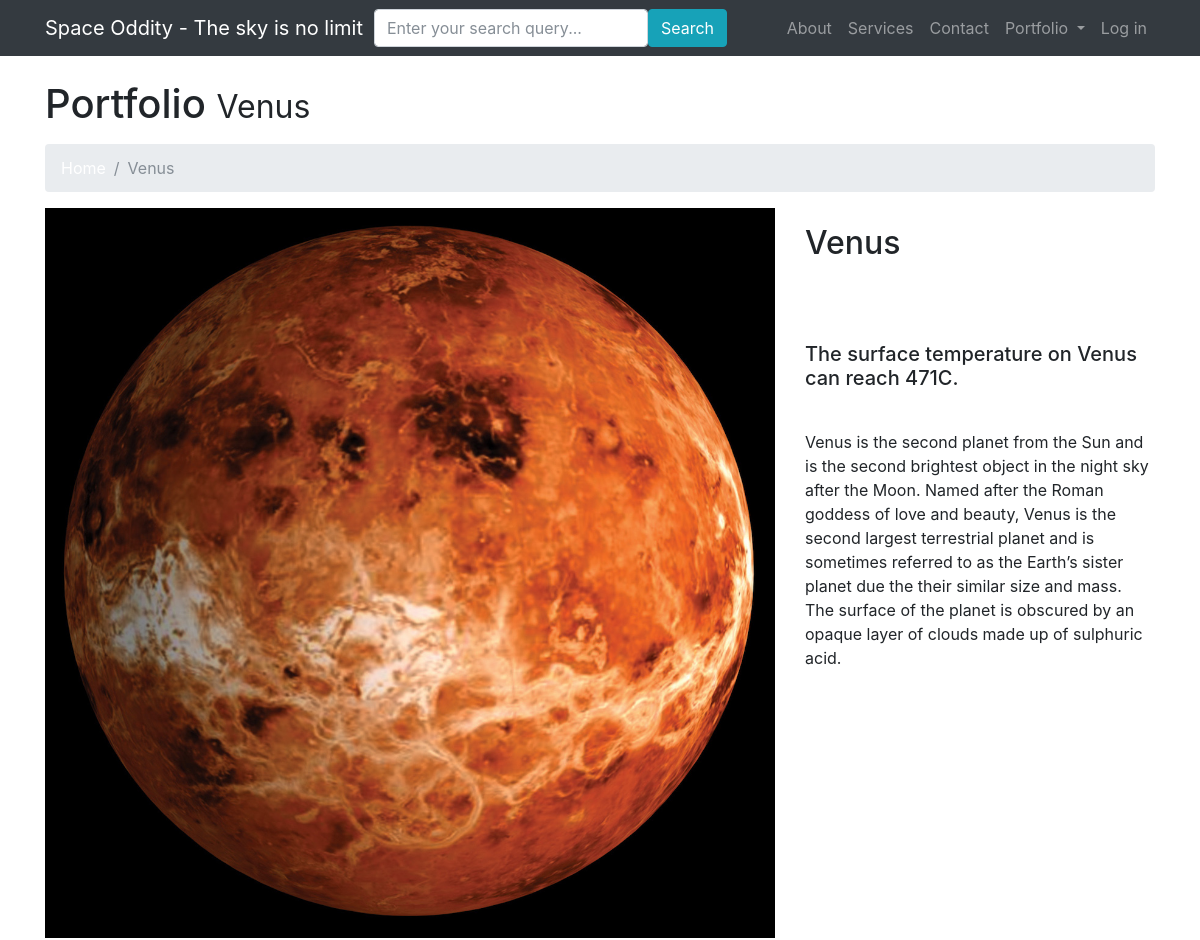
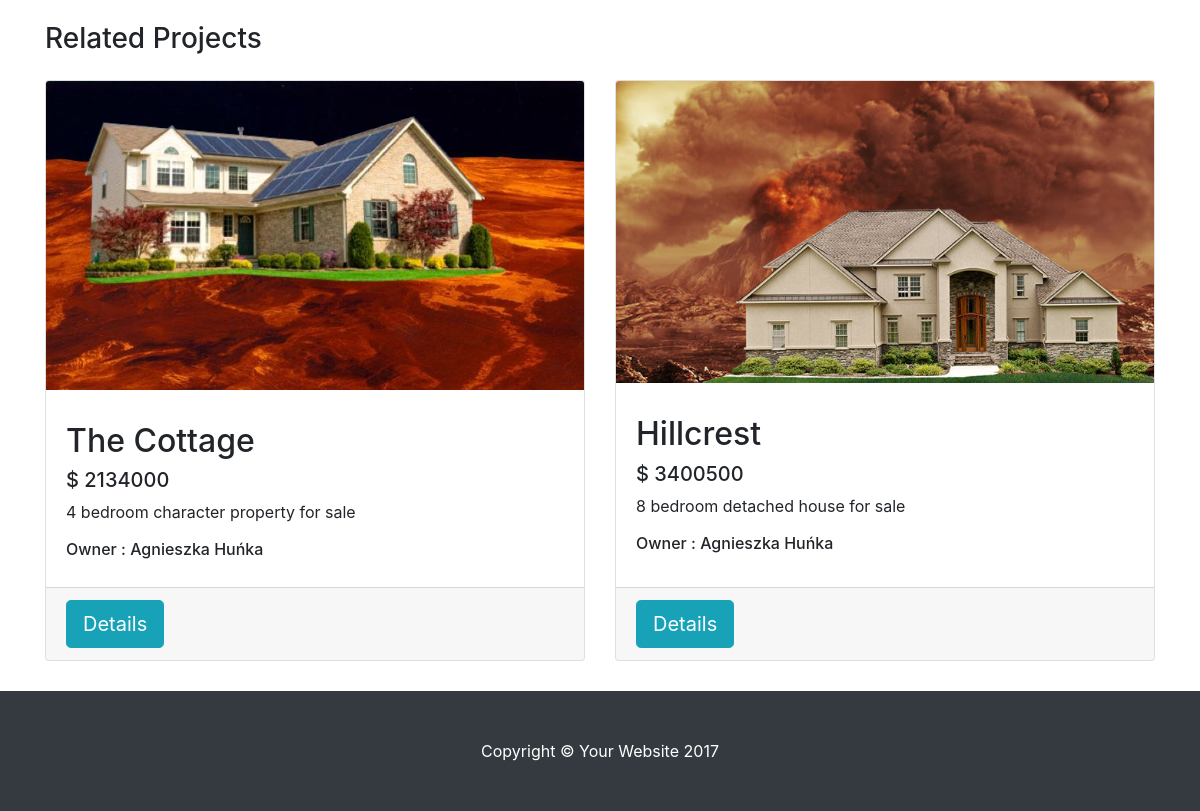
The app's page /planet/1 with its own data (2 pictures, top to bottom).
### main_app/models.py (models this page shows, shortened)
class Planet(models.Model):
    name = models.CharField(max_length=50)
    main_photo = models.CharField(max_length=100)
    small_photo = models.CharField(max_length=100)
    description = models.CharField(max_length=100)
    description_long = models.CharField(max_length=1000)

class House(models.Model):
    price = models.IntegerField()
    planet = models.ForeignKey(Planet, related_name='houses')
    owner = models.ForeignKey(User, related_name='houses', blank=True, null=True)
    name = models.CharField(max_length=50)
    house_photo = models.CharField(max_length=100)
    house_desc_short = models.CharField(max_length=150)
    house_desc_long = models.CharField(max_length=1500)
    size_m = models.IntegerField()
    bedroom_no = models.IntegerField()

### main_app/views.py (the view)
# urls.py: url(r'^planet/(?P<planet_id>[0-9]+)', views.planet, name='planet'),
def planet(request, planet_id):
    if request.method == 'POST':
        form = SearchForm(request.POST)
        if form.is_valid():
            return redirect('search_results', form.cleaned_data['query'])
    else:
        form = SearchForm()
    params = generate_params()
    planet = get_object_or_404(models.Planet, id=planet_id)
    params['planet'] = planet
    params['form'] = form
    return render(request, 'planet.html', params)

### main_app/forms.py
class SearchForm(forms.Form):
    query = forms.CharField( label=False, widget=forms.TextInput(attrs={'class':'form-control','placeholder':'Enter your search query...'}))

### main_app/views.py (called while the page is built)
def generate_params():
    user = User.objects.first()
    properties = user.houses.all()
    total_value = sum([house.price for house in properties])
    planets = models.Planet.objects.all()
    context = {
        'planets': planets,
        'user': User.objects.first(),
        'total_value': total_value,
    }
    return context

### templates/planet.html (shortened to what this page needs)
<!DOCTYPE html>
<html lang="en">
{% extends 'index.html' %}
{% block body_block %}
<div class="container">
  <h1 class="mt-4 mb-3">Portfolio <small>{{planet.name}}</small> </h1>
  <ol class="breadcrumb">
    <li class="breadcrumb-item">
      <a href="{% url 'index' %}">Home</a>
    </li>
    <li class="breadcrumb-item active">{{planet.name}}</li>
  </ol>
  <div class="row">
    <div class="col-md-8">
      <img class="img-fluid" src={{planet.small_photo}}  alt="">
    </div>
    <div class="col-md-4">
      <h2 class="my-3">{{planet.name}}</h2>
      <br>
      <br>
      <h5 class="my-3">{{planet.description}}</h5>
      <br>
      <p>{{planet.description_long}}</p>
    </div>
  </div>
  <h3 class="my-4">Related Projects</h3>
  <div class="row">
      {% for house in planet.houses.all %}
      <div class="col-lg-6 portfolio-item">
          <div class="card h-100">
            <a href="#"><img class="card-img-top" src={{house.house_photo}} alt=""></a>
            <div class="card-body">
              <h4 class="card-title">
                <h2 href="#">{{ house.name }}</h2>
              </h4>
              <h5>$ {{ house.price }}</h5>
              <p class="card-text">{{ house.house_desc_short}}</p>
                <h6>Owner : {{ house.owner.first_name }} {{ house.owner.last_name }}</h6>
            </div>
            <div class="card-footer">
                <a href = "{% url 'house' house.id  %}">
                    <button type="button" class="btn btn-info btn-lg">Details</button>
                </a>
            </div>
          </div>
        </div>
      {% endfor %}
  </div>
</div>
    {% endblock %}

### templates/index.html (shortened to what this page needs)
<!DOCTYPE html>
<html lang="en">
{% block header %}
<head>
    <link href="/static/css/bootstrap.min.css" rel="stylesheet">
    <link href="/static/css/font-awesome.css" rel="stylesheet">
    <link href="/static/css/modern-business.css" rel="stylesheet">
</head>
<body>
<nav class="navbar fixed-top navbar-expand-lg navbar-dark bg-dark fixed-top">
    <div class="container">
        <a class="navbar-brand" href="{% url 'index' %}">Space Oddity - The sky is no limit</a>
        <form class="form-inline" method="post">
            <div class="form-row">
                {{ form }}
                <button class="btn btn-info pull-right" type="submit">Search</button>
            </div>
        </form>
        <div class="collapse navbar-collapse" id="navbarResponsive">
            <ul class="navbar-nav ml-auto">
                <li class="nav-item">
                    <a class="nav-link" href="#">About</a>
                </li>
                <li class="nav-item">
                    <a class="nav-link" href="#">Services</a>
                </li>
                <li class="nav-item">
                    <a class="nav-link" href="#">Contact</a>
                </li>
                <li class="nav-item dropdown">
                    <a class="nav-link dropdown-toggle" href="#" id="navbarDropdownPortfolio" data-toggle="dropdown" aria-haspopup="true" aria-expanded="false">
                        Portfolio
                    </a>
                </li>
                <li class="nav-item">
                    <a class="nav-link" href="#" data-toggle="modal" data-target="#logModal">Log in</a>
                </li>
            </ul>
        </div>
    </div>
</nav>
{% endblock %}
{% block body_block %}{% endblock %}
{% block footer %}
<footer class="py-5 bg-dark">
    <div class="container">
        <p class="m-0 text-center text-white">Copyright &copy; Your Website 2017</p>
    </div>
</footer>
</body>
</html>
{% endblock %}

### static/css/modern-business.css (style rules this page uses)
body { padding-top: 54px; }
@media (min-width: 992px) { body { padding-top: 56px; } }
.portfolio-item { margin-bottom: 30px; }

### records on screen
Planet: name "Venus", small_photo (picture), description "The surface temperature on Venus can reach 471C.", description_long "Venus is the second planet from the Sun and is the second brightest object in the night sky after the Moon. Named after the Roman goddess of love and beauty, Venus is the second largest terrestrial planet and is sometimes referred to as the Earth’s sister planet due the their similar size and mass. The surface of the planet is obscured by an opaque layer of clouds made up of sulphuric acid."
House: house_photo (picture), name "The Cottage", price "2134000", house_desc_short "4 bedroom character property for sale", owner.first_name "Agnieszka", owner.last_name "Huńka"
House: house_photo (picture), name "Hillcrest", price "3400500", house_desc_short "8 bedroom detached house for sale", owner.first_name "Agnieszka", owner.last_name "Huńka"
